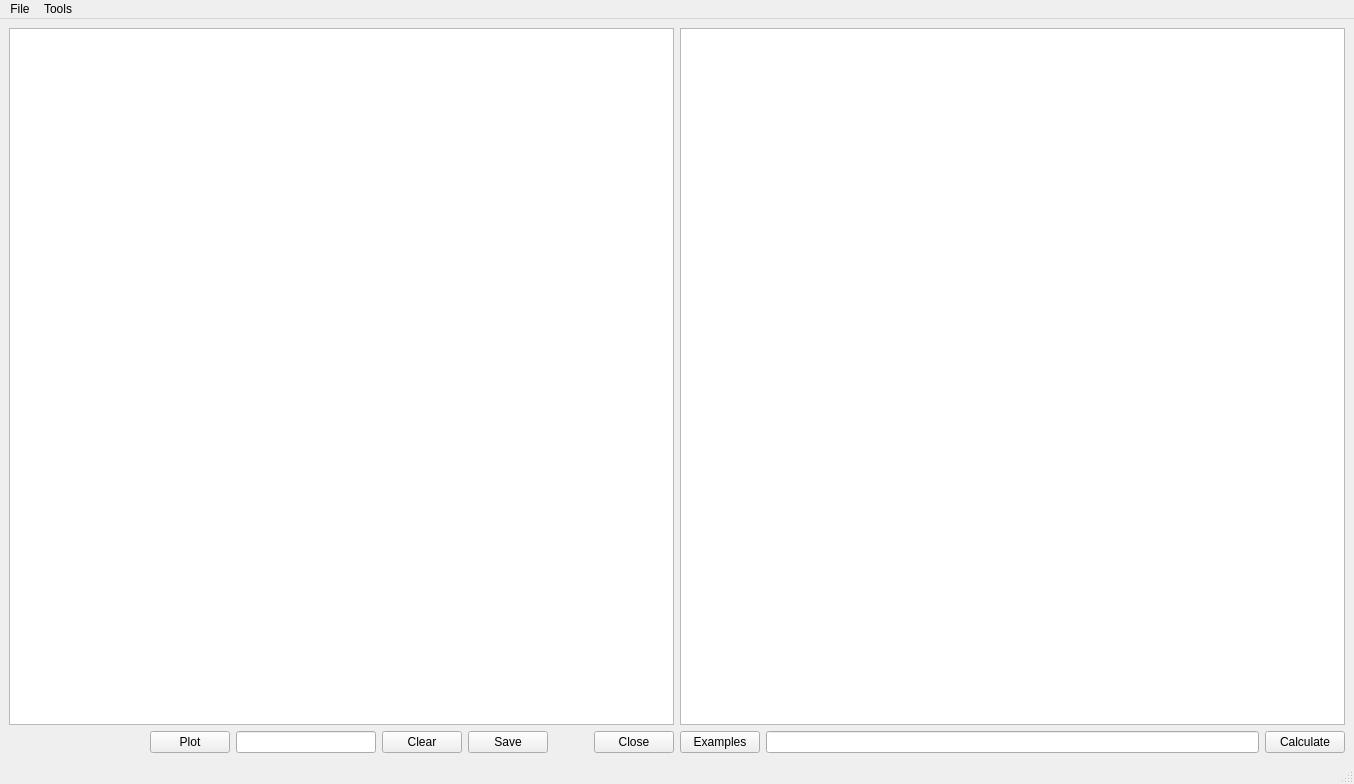
<?xml version="1.0" encoding="UTF-8"?>
<ui version="4.0">
 <class>MainWindow</class>
 <widget class="QMainWindow" name="MainWindow">
  <property name="geometry">
   <rect>
    <x>0</x>
    <y>0</y>
    <width>1354</width>
    <height>784</height>
   </rect>
  </property>
  <property name="windowTitle">
   <string>MainWindow</string>
  </property>
  <widget class="QWidget" name="centralwidget">
   <layout class="QGridLayout" name="gridLayout">
    <item row="0" column="0">
     <widget class="ResultView1D" name="graphicsView_result"/>
    </item>
    <item row="1" column="0">
     <layout class="QHBoxLayout" name="horizontalLayout">
      <item>
       <spacer name="horizontalSpacer">
        <property name="orientation">
         <enum>Qt::Horizontal</enum>
        </property>
        <property name="sizeHint" stdset="0">
         <size>
          <width>40</width>
          <height>20</height>
         </size>
        </property>
       </spacer>
      </item>
      <item>
       <widget class="QPushButton" name="pushButton_plotTableData">
        <property name="text">
         <string>Plot</string>
        </property>
       </widget>
      </item>
      <item>
       <widget class="QLineEdit" name="lineEdit_tableColsToPlot"/>
      </item>
      <item>
       <widget class="QPushButton" name="pushButton_clearImage">
        <property name="text">
         <string>Clear</string>
        </property>
       </widget>
      </item>
      <item>
       <widget class="QPushButton" name="pushButton_saveResult">
        <property name="text">
         <string>Save</string>
        </property>
       </widget>
      </item>
      <item>
       <spacer name="horizontalSpacer_2">
        <property name="orientation">
         <enum>Qt::Horizontal</enum>
        </property>
        <property name="sizeType">
         <enum>QSizePolicy::Ignored</enum>
        </property>
        <property name="sizeHint" stdset="0">
         <size>
          <width>40</width>
          <height>20</height>
         </size>
        </property>
       </spacer>
      </item>
      <item>
       <widget class="QPushButton" name="pushButton_closeWindow">
        <property name="text">
         <string>Close</string>
        </property>
       </widget>
      </item>
     </layout>
    </item>
    <item row="0" column="1">
     <widget class="IntegratedCountsTable" name="tableView_result"/>
    </item>
    <item row="1" column="1">
     <layout class="QHBoxLayout" name="horizontalLayout_2">
      <item>
       <widget class="QPushButton" name="pushButton_showExamples">
        <property name="text">
         <string>Examples</string>
        </property>
       </widget>
      </item>
      <item>
       <widget class="QLineEdit" name="lineEdit_roiFormular"/>
      </item>
      <item>
       <widget class="QPushButton" name="pushButton_calculate">
        <property name="text">
         <string>Calculate</string>
        </property>
       </widget>
      </item>
     </layout>
    </item>
   </layout>
  </widget>
  <widget class="QMenuBar" name="menubar">
   <property name="geometry">
    <rect>
     <x>0</x>
     <y>0</y>
     <width>1354</width>
     <height>22</height>
    </rect>
   </property>
   <widget class="QMenu" name="menuFile">
    <property name="title">
     <string>File</string>
    </property>
    <addaction name="actionExport_Polarization"/>
    <addaction name="separator"/>
    <addaction name="actionQuit"/>
   </widget>
   <widget class="QMenu" name="menuTools">
    <property name="title">
     <string>Tools</string>
    </property>
    <addaction name="actionCalculate_Polarization"/>
   </widget>
   <addaction name="menuFile"/>
   <addaction name="menuTools"/>
  </widget>
  <widget class="QStatusBar" name="statusbar"/>
  <action name="actionExport_Polarization">
   <property name="text">
    <string>Export Polarization</string>
   </property>
  </action>
  <action name="actionQuit">
   <property name="text">
    <string>Quit</string>
   </property>
  </action>
  <action name="actionCalculate_Polarization">
   <property name="text">
    <string>Calculate Polarization</string>
   </property>
  </action>
 </widget>
 <customwidgets>
  <customwidget>
   <class>ResultView1D</class>
   <extends>QGraphicsView</extends>
   <header>resultview1d.h</header>
  </customwidget>
  <customwidget>
   <class>IntegratedCountsTable</class>
   <extends>QTableView</extends>
   <header>tablewidgets.h</header>
  </customwidget>
 </customwidgets>
 <resources/>
 <connections/>
</ui>
